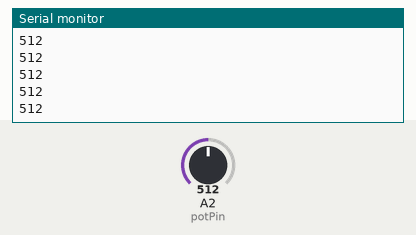
Simulated run of this sketch. Board: Arduino Uno, built with avr-gcc and run on an emulated ATmega328P. Parts: the last lines printed to the serial monitor. Inputs (shaded band) come from the test bench; at power-on: A2 (potPin) = 512.

Above: at 1.2 s.
1.3 s: A2 (potPin) set to 716
At 1.8 s:
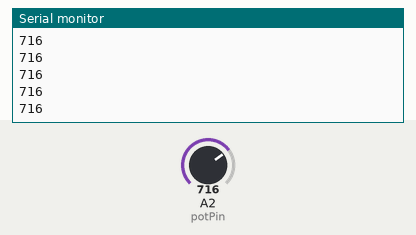
2.8 s: A2 (potPin) set to 900
At 3.3 s:
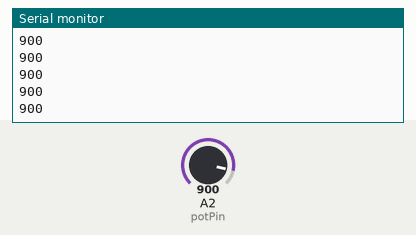
Timing chart, 0 to 5.8 s (numbered marks = the images above; inputs shaded):
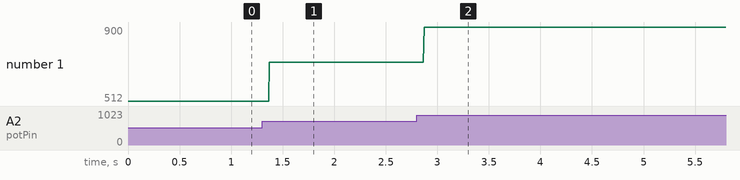

Measured:
- after the input at 1.3 s, the serial monitor: prints a new line after 0.07 s (image 1)
- after the input at 2.8 s, the serial monitor: prints a new line after 0.07 s (image 2)
- plotted number 1: 512 → 716 after the input at 1.3 s, 716 → 900 after the input at 2.8 s

The sketch:

controle_do_brilho_do_led.ino
```cpp
/* Firmware utilizado para controlar a intensidade do brilho de um LED, esse controle é feito por um potenciômetro. */

int ledPin = 1;
int potPin = 2;
int valor = 0;

void setup() {

 pinMode(ledPin, OUTPUT);
 Serial.begin(9600);

}

void loop() {

  valor = analogRead(potPin);

  analogWrite(ledPin, (valor / 4));

  Serial.println(valor);

}
```
